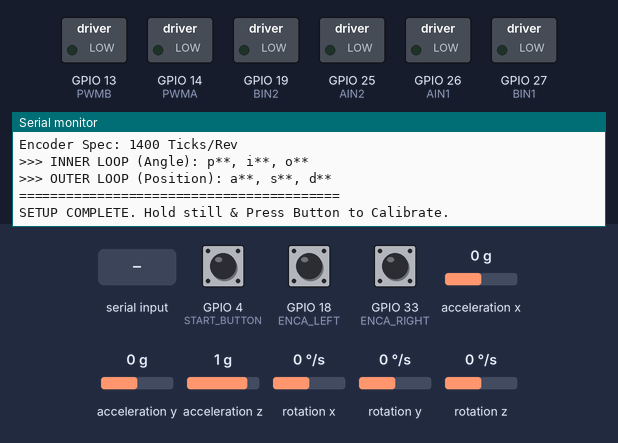
The sketch below on a simulated ESP32. Shown: switched loads named in the sketch (green lamp = pin HIGH), the last lines printed to the serial monitor. Wiring (inferred from the names in the program): MPU-6050 motion sensor at I2C address 0x68. Inputs (shaded band) come from the test bench; at power-on: GPIO 4 (START_BUTTON) HIGH, GPIO 18 (ENCA_LEFT) HIGH, GPIO 33 (ENCA_RIGHT) HIGH, acceleration x 0 g, acceleration y 0 g, acceleration z 1 g, rotation x 0 °/s, rotation y 0 °/s, rotation z 0 °/s.

Above: at 2.3 s.
2.4 s: GPIO 4 (START_BUTTON) pulled LOW for 0.15 s
At 4.6 s:
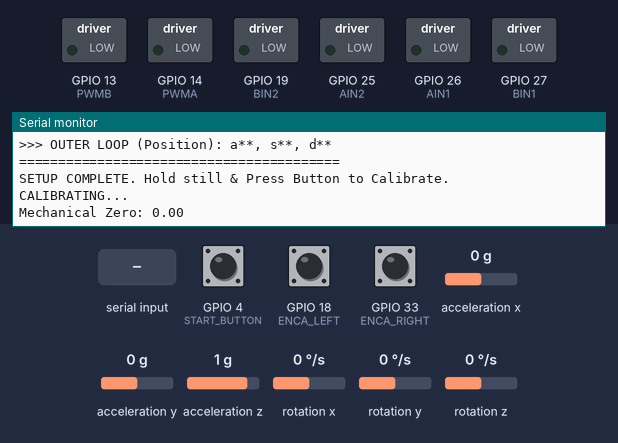
4.9 s: "O\n" received over Serial
At 6.0 s:
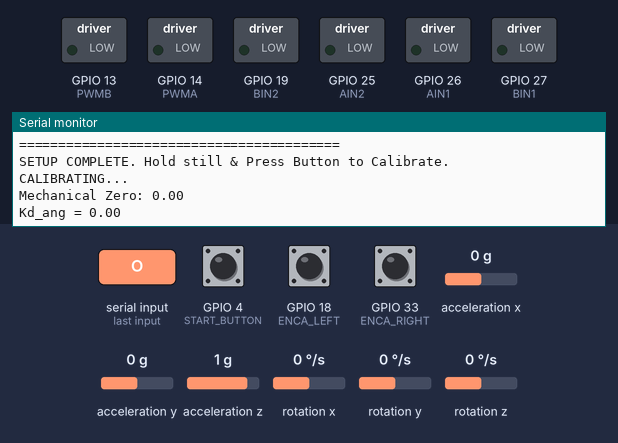
6.4 s: GPIO 4 (START_BUTTON) pulled LOW for 1 s
At 7.6 s:
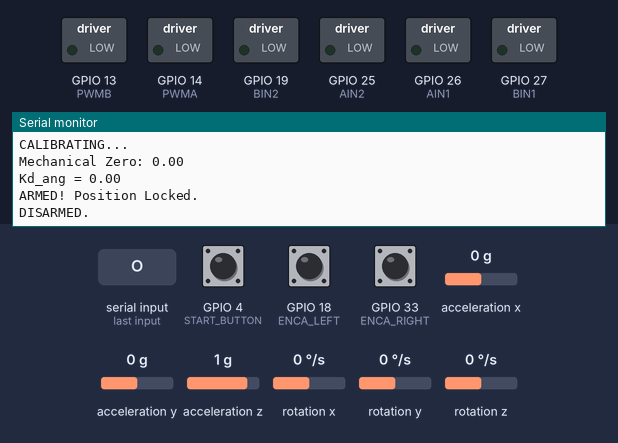
8.9 s: "a\n" received over Serial
At 10.1 s:
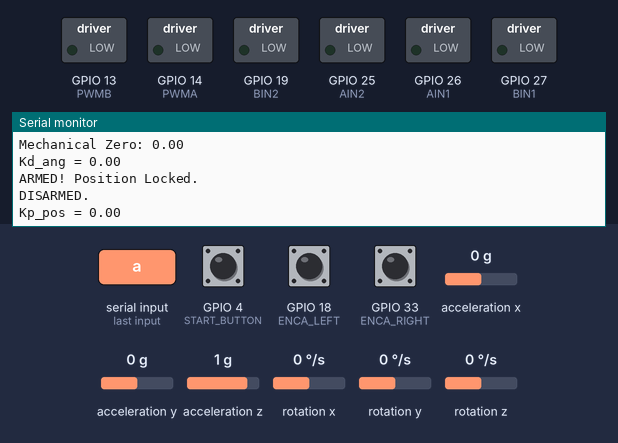
10.4 s: "s\n" received over Serial
At 11.4 s:
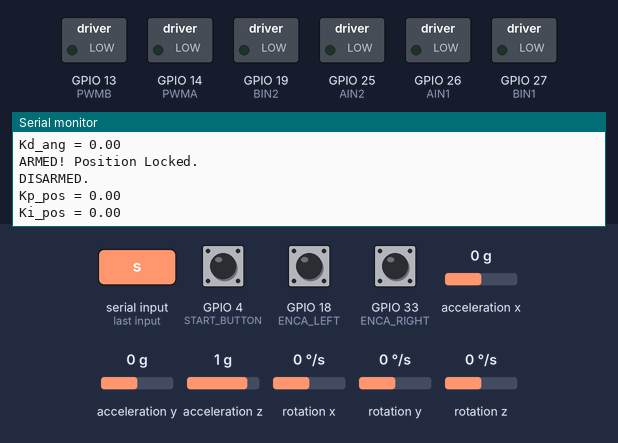

Measured:
- after the input at 2.4 s, the serial monitor: prints a new line at once (image 1)
- after the input at 4.9 s, the serial monitor: prints a new line at once (image 2)
- after the input at 6.4 s, the serial monitor: prints a new line at once (image 3)
- after the input at 8.9 s, the serial monitor: prints a new line at once (image 4)
- after the input at 10.4 s, the serial monitor: prints a new line at once (image 5)

The sketch:

Cascaded_PID_encoder_1.ino
```cpp
#include <Wire.h>
#include "Kalman.h"

/******************* HARDWARE PIN DEFINITIONS *********************/
const int START_BUTTON = 4;

// Motor A (Left)
const int PWMA = 14;
const int AIN1 = 26;
const int AIN2 = 25;
const int ENCA_LEFT = 18;
const int ENCB_LEFT = 5;

// Motor B (Right) - Updated Pins
const int PWMB = 13;
const int BIN1 = 27;
const int BIN2 = 19;
const int ENCA_RIGHT = 33;
const int ENCB_RIGHT = 32;

// ESP32 I2C Pins
const int SDA_PIN = 22;
const int SCL_PIN = 23;

/******************* SYSTEM STATE VARIABLES *********************/
enum SystemState { DISARMED, CALIBRATING, READY, ARMED };
SystemState currentState = DISARMED;
unsigned long lastButtonPress = 0;

unsigned long calibStartTime = 0;
float angleSum = 0;
int calibCount = 0;

/******************* ENCODER VARIABLES & MATH *********************/
volatile long encLeft = 0;
volatile long encRight = 0;

// Hardware Interrupts (2X Decoding via CHANGE on Phase A)
void IRAM_ATTR leftEncoderISR() {
  if (digitalRead(ENCA_LEFT) == digitalRead(ENCB_LEFT)) { encLeft++; }
  else { encLeft--; }
}
void IRAM_ATTR rightEncoderISR() {
  if (digitalRead(ENCA_RIGHT) == digitalRead(ENCB_RIGHT)) { encRight++; }
  else { encRight--; }
}

// MOTOR SPECS: 7 Poles * 2 (CHANGE Interrupt) * 100:1 Gearbox = 1400
const float TICKS_PER_REV = 1400.0;
const float TICKS_TO_DEG = 360.0 / TICKS_PER_REV;

/******************* MPU6050 KALMAN VARIABLES *********************/
const uint8_t IMUAddress = 0x68;
#define RESTRICT_PITCH
Kalman kalmanX;
Kalman kalmanY;

double accX, accY, accZ, gyroX, gyroY, gyroZ;
double kalAngleX, kalAngleY;
uint32_t timer;
uint8_t i2cData[14];

/******************* CASCADED PID VARIABLES *********************/
float refAngle = 0.0; // Mechanical zero

// 1. OUTER LOOP (Position Control) - Tuned via a, s, d
float Kp_pos = 0.0;
float Ki_pos = 0.0;
float Kd_pos = 0.0;

float pos_err_integral = 0.0;
float last_position_deg = 0.0;
float targetAngle = 0.0; // Output of the Outer Loop

// 2. INNER LOOP (Angle Control) - Tuned via p, i, o
float Kp_ang = 18.0;
float Ki_ang = 230.0;
float Kd_ang = 0.55;

float ang_err_integral = 0.0;
const float integral_limit = 800.0;
float pid_output = 0;

// Motor Constraints (8V Supply -> 6V Motor Limit)
int max_speed = 175;        // Capped at 75% duty cycle to output max 6V
int min_speed = 20;         // Minimum PWM to break static friction
int motor_rest_limit = 40;  // Deadband to kill micro-vibration

void setup() {
  Serial.begin(115200);
  delay(1000);
  Serial.println("\n=========================================");
  Serial.println("Starting Cascaded Dual-Loop PID...");
  Serial.println("Encoder Spec: 1400 Ticks/Rev");
  Serial.println(">>> INNER LOOP (Angle): p**, i**, o**");
  Serial.println(">>> OUTER LOOP (Position): a**, s**, d**");
  Serial.println("=========================================\n");

  pinMode(START_BUTTON, INPUT_PULLUP);

  pinMode(ENCA_LEFT, INPUT_PULLUP); pinMode(ENCB_LEFT, INPUT_PULLUP);
  pinMode(ENCA_RIGHT, INPUT_PULLUP); pinMode(ENCB_RIGHT, INPUT_PULLUP);

  // Attach 2X Decoding Interrupts
  attachInterrupt(digitalPinToInterrupt(ENCA_LEFT), leftEncoderISR, CHANGE);
  attachInterrupt(digitalPinToInterrupt(ENCA_RIGHT), rightEncoderISR, CHANGE);

  Wire.begin(SDA_PIN, SCL_PIN);
  Wire.setClock(400000UL);

  pinMode(PWMA, OUTPUT); pinMode(AIN1, OUTPUT); pinMode(AIN2, OUTPUT);
  pinMode(PWMB, OUTPUT); pinMode(BIN1, OUTPUT); pinMode(BIN2, OUTPUT);
  analogWrite(PWMA, 0); analogWrite(PWMB, 0);

  i2cData[0] = 7; i2cData[1] = 0x03; i2cData[2] = 0x00; i2cData[3] = 0x00;
  while (imuWrite(0x19, i2cData, 4, false));
  while (imuWrite(0x6B, 0x01, true));
  while (imuRead(0x75, i2cData, 1));
  delay(100);
  while (imuRead(0x3B, i2cData, 6));

  int16_t raw_accX = (int16_t)((i2cData[0] << 8) | i2cData[1]);
  int16_t raw_accY = (int16_t)((i2cData[2] << 8) | i2cData[3]);
  int16_t raw_accZ = (int16_t)((i2cData[4] << 8) | i2cData[5]);
  accZ = raw_accX; accY = raw_accY; accX = raw_accZ;

#ifdef RESTRICT_PITCH
  double roll  = atan2(accY, accZ) * RAD_TO_DEG;
  double pitch = atan(-accX / sqrt(accY * accY + accZ * accZ)) * RAD_TO_DEG;
#else
  double roll  = atan(accY / sqrt(accX * accX + accZ * accZ)) * RAD_TO_DEG;
  double pitch = atan2(-accX, accZ) * RAD_TO_DEG;
#endif

  kalmanX.setAngle(roll); kalmanY.setAngle(pitch);
  timer = micros();
  Serial.println("SETUP COMPLETE. Hold still & Press Button to Calibrate.");
}

void loop() {
  // ==========================================
  // SERIAL COMMAND PARSER (DUAL LOOP)
  // ==========================================
  if (Serial.available() > 0) {
    String input = Serial.readStringUntil('\n');
    input.trim();

    if (input.length() > 0) {
      char cmd = input.charAt(0);
      float val = input.substring(1).toFloat();

      // Inner Loop (Angle)
      if (cmd == 'p' || cmd == 'P') { Kp_ang = val; Serial.print("Kp_ang = "); Serial.println(Kp_ang); }
      else if (cmd == 'i' || cmd == 'I') { Ki_ang = val; ang_err_integral = 0; Serial.print("Ki_ang = "); Serial.println(Ki_ang); }
      else if (cmd == 'o' || cmd == 'O') { Kd_ang = val; Serial.print("Kd_ang = "); Serial.println(Kd_ang); }

      // Outer Loop (Position)
      else if (cmd == 'a' || cmd == 'A') { Kp_pos = val; Serial.print("Kp_pos = "); Serial.println(Kp_pos); }
      else if (cmd == 's' || cmd == 'S') { Ki_pos = val; pos_err_integral = 0; Serial.print("Ki_pos = "); Serial.println(Ki_pos); }
      else if (cmd == 'd' || cmd == 'D') { Kd_pos = val; Serial.print("Kd_pos = "); Serial.println(Kd_pos); }
    }
  }

  // ==========================================
  // STATE MACHINE
  // ==========================================
  if (digitalRead(START_BUTTON) == LOW && (millis() - lastButtonPress) > 500) {
    lastButtonPress = millis();
    if (currentState == DISARMED) {
      currentState = CALIBRATING; calibStartTime = millis(); angleSum = 0; calibCount = 0;
      Serial.println("CALIBRATING...");
    }
    else if (currentState == READY) {
      currentState = ARMED;
      ang_err_integral = 0; pos_err_integral = 0;
      encLeft = 0; encRight = 0; // Lock absolute position 0 here
      Serial.println("ARMED! Position Locked.");
    }
    else if (currentState == ARMED) {
      currentState = DISARMED; setMotorLeft(0); setMotorRight(0);
      Serial.println("DISARMED.");
    }
  }

  // ==========================================
  // IMU READING & KALMAN FILTER
  // ==========================================
  while (imuRead(0x3B, i2cData, 14));
  int16_t raw_accX = (int16_t)((i2cData[0] << 8) | i2cData[1]);
  int16_t raw_accY = (int16_t)((i2cData[2] << 8) | i2cData[3]);
  int16_t raw_accZ = (int16_t)((i2cData[4] << 8) | i2cData[5]);
  int16_t raw_gyroX = (int16_t)((i2cData[8] << 8) | i2cData[9]);

  accZ = raw_accX; accY = raw_accY; accX = raw_accZ;
  gyroX = -raw_gyroX;

  double dt = (double)(micros() - timer) / 1000000;
  timer = micros();

#ifdef RESTRICT_PITCH
  double roll  = atan2(accY, accZ) * RAD_TO_DEG;
#else
  double roll  = atan(accY / sqrt(accX * accX + accZ * accZ)) * RAD_TO_DEG;
#endif

  double gyroXrate = gyroX / 131.0;

#ifdef RESTRICT_PITCH
  if ((roll < -90 && kalAngleX > 90) || (roll > 90 && kalAngleX < -90)) {
    kalmanX.setAngle(roll); kalAngleX = roll;
  } else kalAngleX = kalmanX.getAngle(roll, gyroXrate, dt);
#else
  kalAngleX = kalmanX.getAngle(roll, gyroXrate, dt);
#endif

  if (currentState == CALIBRATING) {
    if (millis() - calibStartTime < 1000) {
      angleSum += kalAngleX; calibCount++;
    } else {
      refAngle = angleSum / calibCount; currentState = READY;
      Serial.print("Mechanical Zero: "); Serial.println(refAngle);
    }
  }

  // ==========================================
  // CASCADED PID COMPUTATION
  // ==========================================
  if (currentState == ARMED) {

    // --- 1. OUTER LOOP (Position -> Target Angle) ---
    // Convert raw ticks to average degrees of wheel rotation
    float current_position_deg = ((encLeft + encRight) / 2.0) * TICKS_TO_DEG;
    float pos_error = 0.0 - current_position_deg;

    pos_err_integral += pos_error * dt;
    if (pos_err_integral > 1000) pos_err_integral = 1000;
    if (pos_err_integral < -1000) pos_err_integral = -1000;

    float pos_derivative = (current_position_deg - last_position_deg) / dt;
    last_position_deg = current_position_deg;

    float lean_command = (Kp_pos * pos_error) + (Ki_pos * pos_err_integral) + (Kd_pos * pos_derivative);

    // Outer Loop Safety Clamp
    if (lean_command > 8.0) lean_command = 8.0;
    if (lean_command < -8.0) lean_command = -8.0;

    targetAngle = refAngle + lean_command;

    // --- 2. INNER LOOP (Angle -> Motor PWM) ---
    float err_angle = kalAngleX - targetAngle;
    float err_angvel = gyroXrate;

    if (abs(err_angle) < 15) {
      ang_err_integral += err_angle * dt;
      if (ang_err_integral > integral_limit) ang_err_integral = integral_limit;
      if (ang_err_integral < -integral_limit) ang_err_integral = -integral_limit;
    } else {
      ang_err_integral = 0;
    }

    pid_output = (Kp_ang * err_angle) + (Ki_ang * ang_err_integral) + (Kd_ang * err_angvel);

    // 70-degree physical safety cutoff
    if (abs(kalAngleX - refAngle) > 70) {
      setMotorLeft(0); setMotorRight(0);
    } else {
      setMotorLeft(pid_output);
      setMotorRight(pid_output);
    }
  } else {
    setMotorLeft(0); setMotorRight(0);
  }
}

// ================================================================
// ===               MOTOR CONTROL & IMU HELPERS                ===
// ================================================================
void setMotorLeft(float output) {
  int speed = abs(output);
  if (speed < motor_rest_limit) speed = 0;
  else if (speed < min_speed) speed = min_speed;
  if (speed > max_speed) speed = max_speed;

  if (output > 0) { digitalWrite(AIN1, LOW); digitalWrite(AIN2, HIGH); }
  else if (output < 0) { digitalWrite(AIN1, HIGH); digitalWrite(AIN2, LOW); }
  else { digitalWrite(AIN1, LOW); digitalWrite(AIN2, LOW); speed = 0; }
  analogWrite(PWMA, speed);
}

void setMotorRight(float output) {
  int speed = abs(output);
  if (speed < motor_rest_limit) speed = 0;
  else if (speed < min_speed) speed = min_speed;
  if (speed > max_speed) speed = max_speed;

  if (output > 0) { digitalWrite(BIN1, HIGH); digitalWrite(BIN2, LOW); }
  else if (output < 0) { digitalWrite(BIN1, LOW); digitalWrite(BIN2, HIGH); }
  else { digitalWrite(BIN1, LOW); digitalWrite(BIN2, LOW); speed = 0; }
  analogWrite(PWMB, speed);
}

bool imuWrite(uint8_t registerAddress, uint8_t data, bool sendStop) { return imuWrite(registerAddress, &data, 1, sendStop); }
bool imuWrite(uint8_t registerAddress, uint8_t *data, uint8_t length, bool sendStop) {
  Wire.beginTransmission(IMUAddress); Wire.write(registerAddress); Wire.write(data, length);
  uint8_t rcode = Wire.endTransmission(sendStop);
  if (rcode) return true; return false;
}
uint8_t imuRead(uint8_t registerAddress, uint8_t *data, uint8_t nbytes) {
  uint32_t timeOutTimer; Wire.beginTransmission(IMUAddress); Wire.write(registerAddress);
  uint8_t rcode = Wire.endTransmission(false);
  if (rcode) return rcode;
  Wire.requestFrom(IMUAddress, nbytes, (uint8_t)true);
  for (uint8_t i = 0; i < nbytes; i++) {
    if (Wire.available()) data[i] = Wire.read();
    else {
      timeOutTimer = micros(); while (((micros() - timeOutTimer) < 1000) && !Wire.available());
      if (Wire.available()) data[i] = Wire.read(); else return 5;
    }
  }
  return 0;
}
```

Kalman.cpp
```cpp
// (licence header left out)
#include "Kalman.h"

Kalman::Kalman() {
    /* We will set the variables like so, these can also be tuned by the user */
    Q_angle = 0.001f;
    Q_bias = 0.003f;
    R_measure = 0.03f;

    angle = 0.0f; // Reset the angle
    bias = 0.0f; // Reset bias

    P[0][0] = 0.0f; // Since we assume that the bias is 0 and we know the starting angle (use setAngle), the error covariance matrix is set like so - see: http://en.wikipedia.org/wiki/Kalman_filter#Example_application.2C_technical
    P[0][1] = 0.0f;
    P[1][0] = 0.0f;
    P[1][1] = 0.0f;
};

// The angle should be in degrees and the rate should be in degrees per second and the delta time in seconds
float Kalman::getAngle(float newAngle, float newRate, float dt) {
    // KasBot V2  -  Kalman filter module - http://www.x-firm.com/?page_id=145
    // Modified by Kristian Lauszus
    // See my blog post for more information: http://blog.tkjelectronics.dk/2012/09/a-practical-approach-to-kalman-filter-and-how-to-implement-it

    // Discrete Kalman filter time update equations - Time Update ("Predict")
    // Update xhat - Project the state ahead
    /* Step 1 */
    rate = newRate - bias;
    angle += dt * rate;

    // Update estimation error covariance - Project the error covariance ahead
    /* Step 2 */
    P[0][0] += dt * (dt*P[1][1] - P[0][1] - P[1][0] + Q_angle);
    P[0][1] -= dt * P[1][1];
    P[1][0] -= dt * P[1][1];
    P[1][1] += Q_bias * dt;

    // Discrete Kalman filter measurement update equations - Measurement Update ("Correct")
    // Calculate Kalman gain - Compute the Kalman gain
    /* Step 4 */
    float S = P[0][0] + R_measure; // Estimate error
    /* Step 5 */
    float K[2]; // Kalman gain - This is a 2x1 vector
    K[0] = P[0][0] / S;
    K[1] = P[1][0] / S;

    // Calculate angle and bias - Update estimate with measurement zk (newAngle)
    /* Step 3 */
    float y = newAngle - angle; // Angle difference
    /* Step 6 */
    angle += K[0] * y;
    bias += K[1] * y;

    // Calculate estimation error covariance - Update the error covariance
    /* Step 7 */
    float P00_temp = P[0][0];
    float P01_temp = P[0][1];

    P[0][0] -= K[0] * P00_temp;
    P[0][1] -= K[0] * P01_temp;
    P[1][0] -= K[1] * P00_temp;
    P[1][1] -= K[1] * P01_temp;

    return angle;
};

void Kalman::setAngle(float angle) { this->angle = angle; }; // Used to set angle, this should be set as the starting angle
float Kalman::getRate() { return this->rate; }; // Return the unbiased rate

/* These are used to tune the Kalman filter */
void Kalman::setQangle(float Q_angle) { this->Q_angle = Q_angle; };
void Kalman::setQbias(float Q_bias) { this->Q_bias = Q_bias; };
void Kalman::setRmeasure(float R_measure) { this->R_measure = R_measure; };

float Kalman::getQangle() { return this->Q_angle; };
float Kalman::getQbias() { return this->Q_bias; };
float Kalman::getRmeasure() { return this->R_measure; };
```

Kalman.h
```cpp
// (licence header left out)
#ifndef _Kalman_h_
#define _Kalman_h_

class Kalman {
public:
    Kalman();

    // The angle should be in degrees and the rate should be in degrees per second and the delta time in seconds
    float getAngle(float newAngle, float newRate, float dt);

    void setAngle(float angle); // Used to set angle, this should be set as the starting angle
    float getRate(); // Return the unbiased rate

    /* These are used to tune the Kalman filter */
    void setQangle(float Q_angle);
    /**
     * setQbias(float Q_bias)
     * Default value (0.003f) is in Kalman.cpp.
     * Raise this to follow input more closely,
     * lower this to smooth result of kalman filter.
     */
    void setQbias(float Q_bias);
    void setRmeasure(float R_measure);

    float getQangle();
    float getQbias();
    float getRmeasure();

private:
    /* Kalman filter variables */
    float Q_angle; // Process noise variance for the accelerometer
    float Q_bias; // Process noise variance for the gyro bias
    float R_measure; // Measurement noise variance - this is actually the variance of the measurement noise

    float angle; // The angle calculated by the Kalman filter - part of the 2x1 state vector
    float bias; // The gyro bias calculated by the Kalman filter - part of the 2x1 state vector
    float rate; // Unbiased rate calculated from the rate and the calculated bias - you have to call getAngle to update the rate

    float P[2][2]; // Error covariance matrix - This is a 2x2 matrix
};

#endif
```
